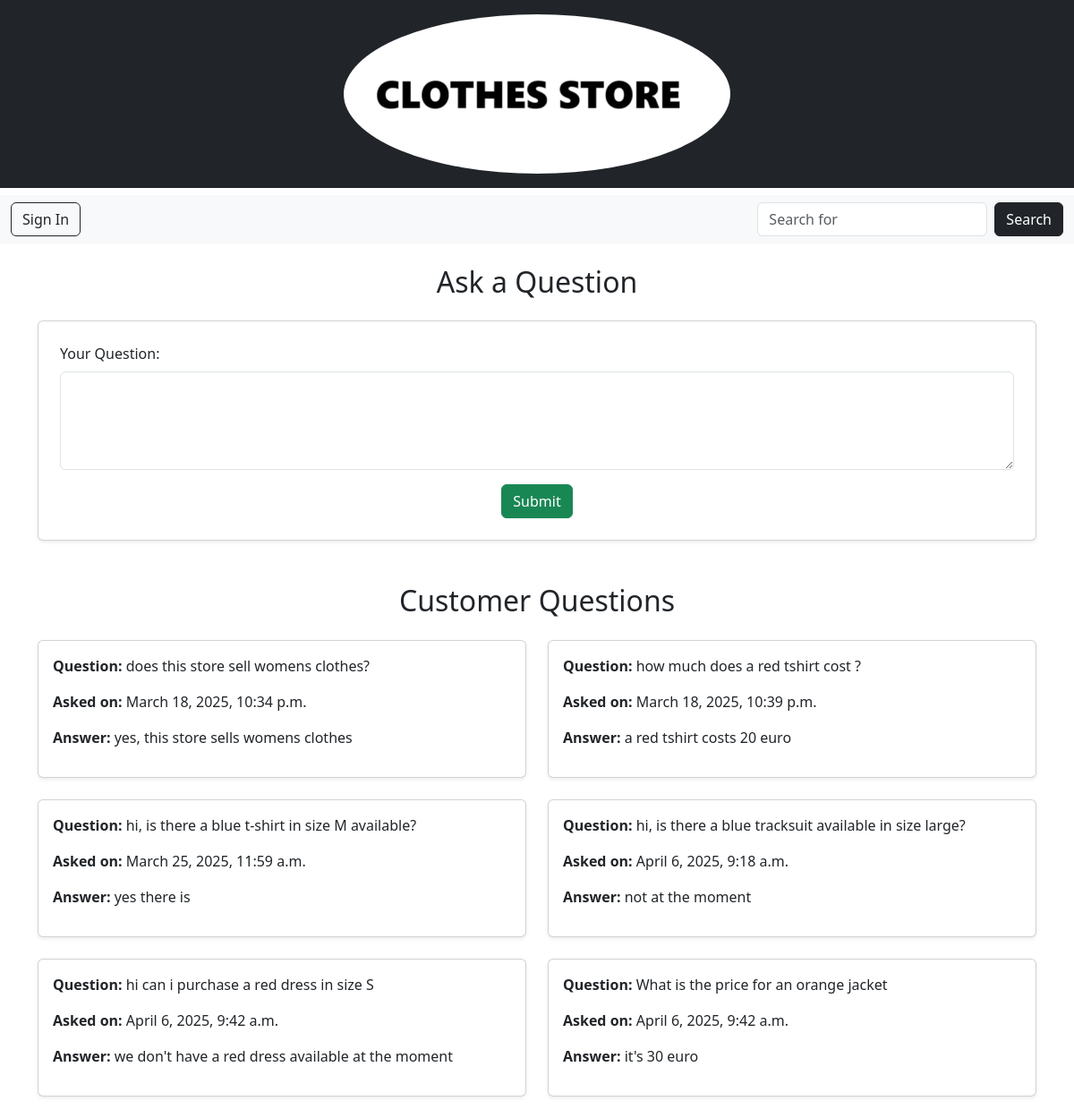
Screenshot of /questions/ with the database file from the repository.
### questions/models.py (models this page shows, shortened)
class Question(models.Model):
    user = models.ForeignKey(settings.AUTH_USER_MODEL, on_delete=models.CASCADE, null=True, blank=True, default=1)
    text = models.TextField()
    answer = models.TextField(blank=True, null=True)
    created = models.DateTimeField(auto_now_add=True)
    answered = models.DateTimeField(null=True, blank=True)

### questions/views.py (the view)
# urls.py: path('', listQ, name='list'),
def listQ(request):
    questions = Question.objects.all()
    return render(request, 'list.html', {'questions': questions})

### cart/context_processors.py (called while the page is built)
def counter(request):
    item_count = 0
    if 'admin' in request.path:
        return {}
    else:
        try:
            cart = Cart.objects.filter(cart_id=_cart_id(request))
            cart_items = CartItem.objects.all().filter(cart=cart[:1])
            for cart_item in cart_items:
                item_count += cart_item.quantity
        except Cart.DoesNotExist:
            item_count = 0
    return {'item_count':item_count}

### cart/views.py (called while the page is built)
def _cart_id(request):
    cart = request.session.session_key
    if not cart:
        cart = request.session.create()
    return cart

### loyalty/context_processors.py (called while the page is built)
def loyalty_points(request):
    if request.user.is_authenticated:
        try:
            loyalty = Loyalty.objects.get(user=request.user)
        except Loyalty.DoesNotExist:
            loyalty = None
    else:
        loyalty = None
    return {'loyalty': loyalty}

### questions/templates/list.html (shortened to what this page needs)
{% load static %}
<!DOCTYPE html>
<html lang="en">
<head>
    <link rel="stylesheet" href="{% static 'css/style.css' %}">
    <link href="https://cdn.jsdelivr.net/npm/bootstrap@5.3.3/dist/css/bootstrap.min.css" rel="stylesheet">
</head>
<body>
    <header class="bg-dark text-white py-3">
        <div class="container text-center">
            {% include 'header.html' %}
        </div>
    </header>
    {% include 'nav.html' %}
    <div class="container mt-4">
        <h2 class="text-center mb-4">Ask a Question</h2>
        <div class="card p-4 shadow-sm mb-5">
            <form method="POST" action="{% url 'questions:ask_q' %}">
                <div class="mb-3">
                    <label class="form-label">Your Question:</label>
                    <textarea name="text" class="form-control" rows="4" required></textarea>
                </div>
                <div class="text-center">
                    <button type="submit" class="btn btn-success">Submit</button>
                </div>
            </form>
        </div>
        <h2 class="text-center mb-4">Customer Questions</h2>
        {% if questions %}
            <div class="row">
                {% for question in questions %}
                    <div class="col-md-6 mb-4">
                        <div class="card p-3 shadow-sm h-100">
                            <p><strong>Question:</strong> {{ question.text }}</p>
                            <p><strong>Asked on:</strong> {{ question.created|date:"F j, Y, g:i a" }}</p>
                            {% if question.answer %}
                                <p><strong>Answer:</strong> {{ question.answer }}</p>
                            {% endif %}
                        </div>
                    </div>
                {% endfor %}
            </div>
        {% else %}
            <div class="text-center p-5 mt-4" style="background-color: #333; color: white; border-radius: 8px;">
                <p class="lead">No questions have been asked yet.</p>
            </div>
        {% endif %}
    </div>
</body>
</html>

### rows the page displays
Question: text "does this store sell womens clothes?", created "March 18, 2025, 10:34 p.m.", answer "yes, this store sells womens clothes"
Question: text "how much does a red tshirt cost ?", created "March 18, 2025, 10:39 p.m.", answer "a red tshirt costs 20 euro"
Question: text "hi, is there a blue t-shirt in size M available?", created "March 25, 2025, 11:59 a.m.", answer "yes there is"
Question: text "hi, is there a blue tracksuit available in size large?", created "April 6, 2025, 9:18 a.m.", answer "not at the moment"
Question: text "hi can i purchase a red dress in size S", created "April 6, 2025, 9:42 a.m.", answer "we don't have a red dress available at the moment"
Question: text "What is the price for an orange jacket", created "April 6, 2025, 9:42 a.m.", answer "it's 30 euro"
